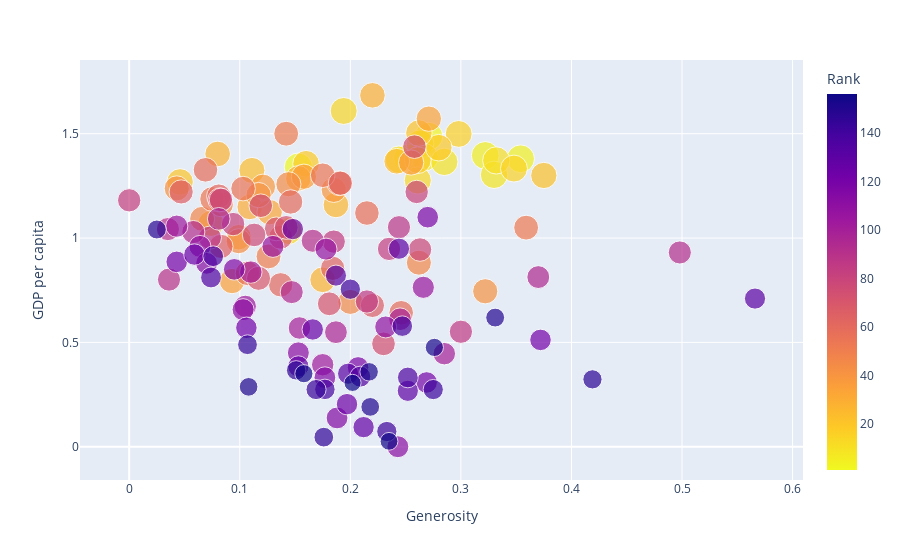

Notebook source saved alongside this figure:
### Code cell
df2 = df.loc[df['Year'] == 2019, ['Country','Generosity', 'Rank', 'GDP per capita', 'Score']]

fig = px.scatter(df2, x='Generosity', y='GDP per capita', size='Score',
                 color='Rank', color_continuous_scale= px.colors.sequential.Plasma_r)

fig.show()

### Figure 1 — Plotly figure (JSON) as saved in the notebook; plotly's stock layout.template omitted (floating-point values rounded to 4 significant figures; data arrays with more than 128 entries replaced by an {"elided": "..."} marker saying what was removed)
{"data": [{"hovertemplate": "Generosity=%{x}<br>GDP per capita=%{y}<br>Score=%{marker.size}<br>Rank=%{marker.color}<extra></extra>", "legendgroup": "", "marker": {"color": {"elided": "156 int values"}, "coloraxis": "coloraxis", "size": {"elided": "156 float values"}, "sizemode": "area", "sizeref": 0.01942, "symbol": "circle"}, "mode": "markers", "name": "", "orientation": "v", "showlegend": false, "type": "scatter", "x": {"elided": "156 float values"}, "xaxis": "x", "y": {"elided": "156 float values"}, "yaxis": "y"}], "layout": {"coloraxis": {"colorbar": {"title": {"text": "Rank"}}, "colorscale": [[0, "#f0f921"], [0.1111, "#fdca26"], [0.2222, "#fb9f3a"], [0.3333, "#ed7953"], [0.4444, "#d8576b"], [0.5556, "#bd3786"], [0.6667, "#9c179e"], [0.7778, "#7201a8"], [0.8889, "#46039f"], [1, "#0d0887"]]}, "legend": {"itemsizing": "constant", "tracegroupgap": 0}, "margin": {"t": 60}, "xaxis": {"anchor": "y", "domain": [0, 1], "title": {"text": "Generosity"}}, "yaxis": {"anchor": "x", "domain": [0, 1], "title": {"text": "GDP per capita"}}}}
